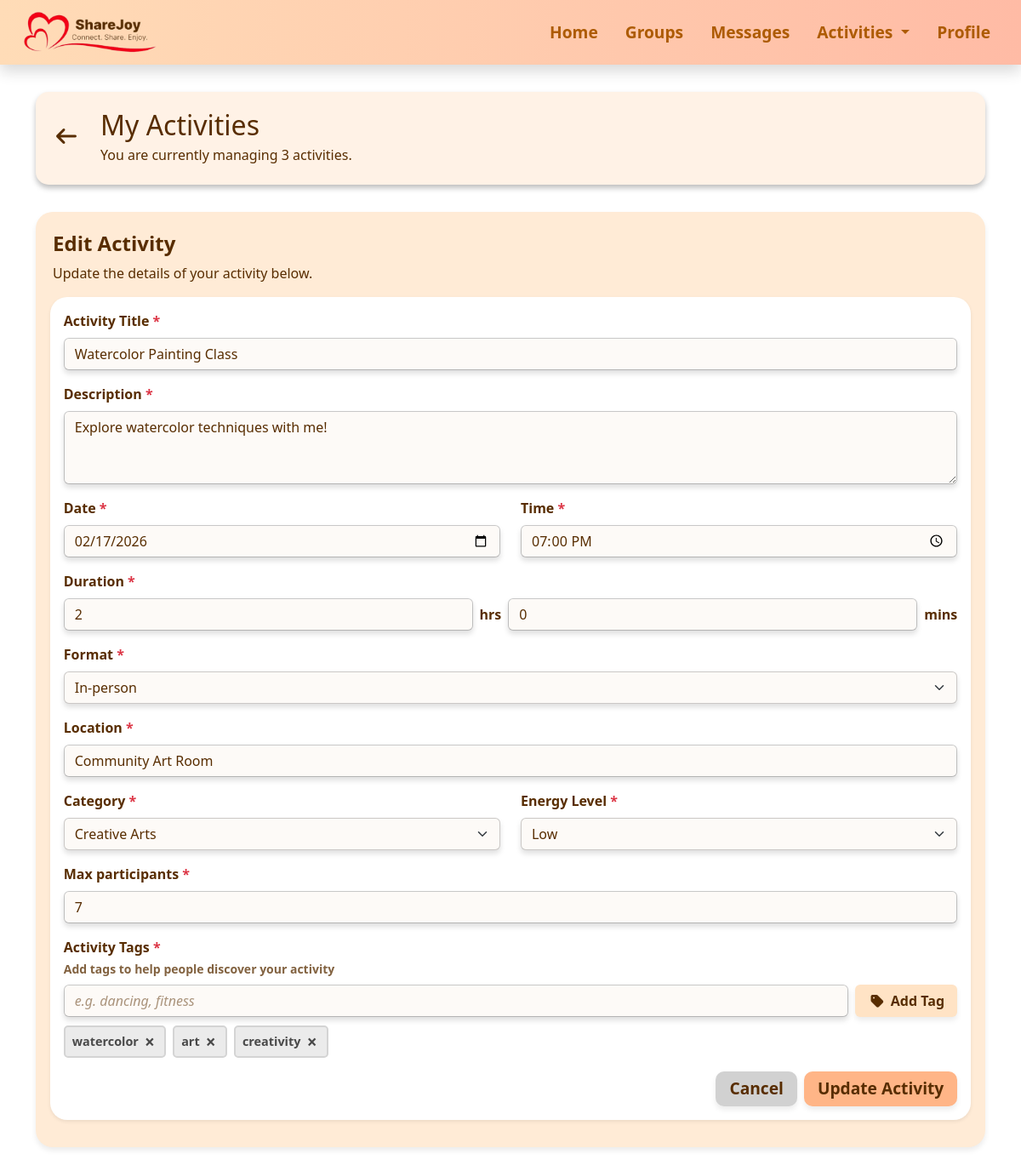
The page /activities/edit/2 (signed in) on the database as committed earlier.
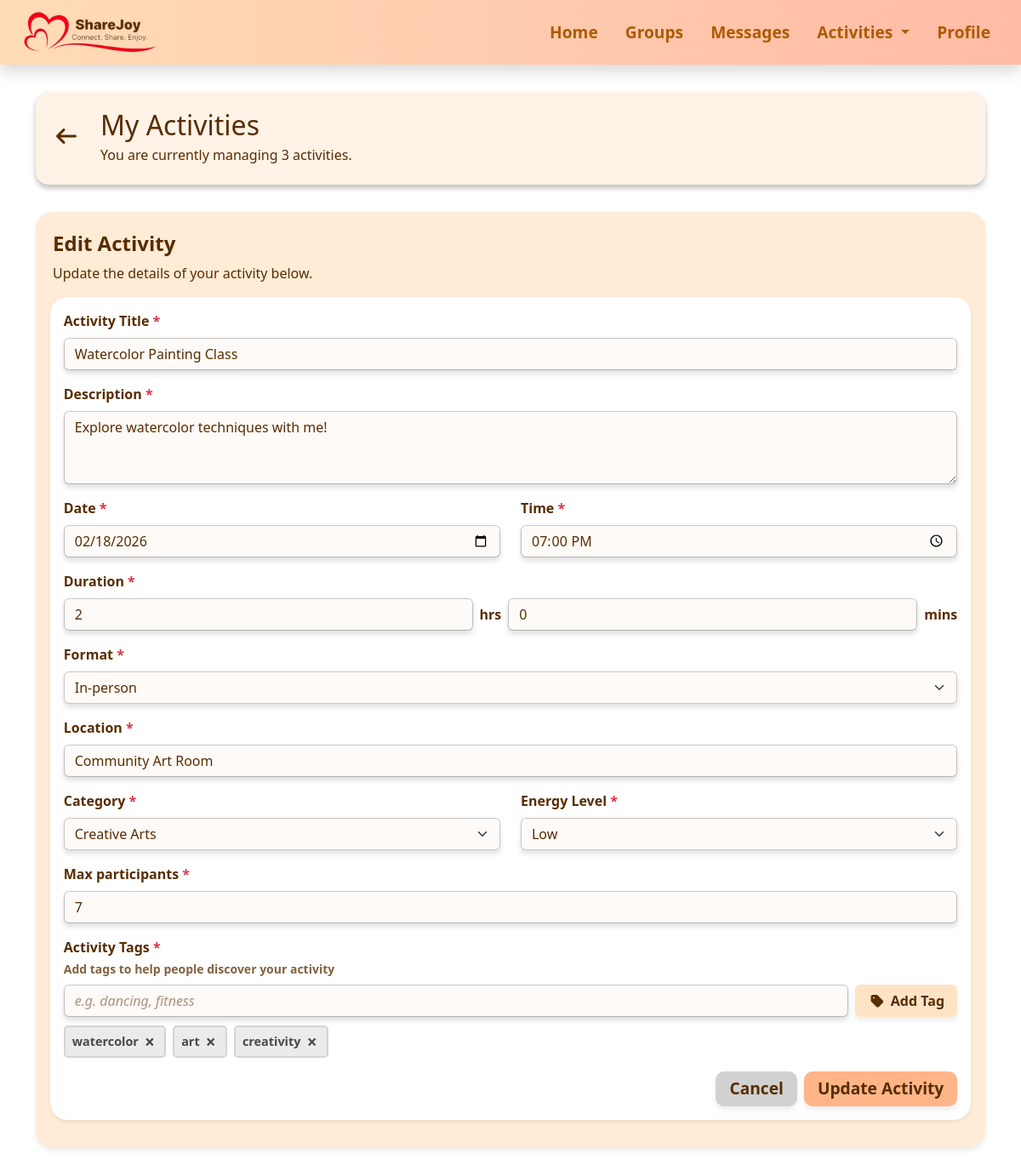
The same page on the database as committed later.
### activities.py (models this page shows)
class Activity(db.Model):
    __tablename__ = "activity"
    id = db.Column(db.Integer, primary_key=True, autoincrement=True)
    creator_id = db.Column(db.Integer, db.ForeignKey('user.id'), nullable=False)
    name = db.Column(db.String(100), nullable=False)
    description = db.Column(db.Text)
    type = db.Column(db.String(50))
    date = db.Column(db.String(20))
    time = db.Column(db.String(10))
    duration_hours = db.Column(db.Integer)
    duration_minutes = db.Column(db.Integer)
    format_type = db.Column(db.String(20))
    energy = db.Column(db.String(10))
    participants = db.Column(db.Integer)
    max_participants = db.Column(db.Integer)
    tags = db.Column(db.String(200))
    location = db.Column(db.String(100))
    creator = db.relationship("User", backref="created_activities")

### app.py (the view, shortened to what this page needs)
@app.route('/activities/edit/<int:activity_id>', methods=['GET', 'POST'])
@login_required
def edit_activity(activity_id):
    activity = Activity.query.get_or_404(activity_id)
    user = get_current_user()
    if activity.creator_id != user.id:
        abort(403)
    tags = activity.tags.split(',') if activity.tags else []
    my_activities_count = Activity.query.filter_by(creator_id=user.id).count()
    return render_template(
        'activity_edit.html',
        title="Edit Activity",
        num_activities=my_activities_count,
        activity=activity,
        tags=tags
    )

### app.py (called while the page is built)
def login_required(f):
    @wraps(f)
    def decorated_function(*args, **kwargs):
        user = get_current_user()
        if not user:
            session.clear()  # clear stale session
            flash('Please log in to access this page.', 'error')
            return redirect(url_for('loginpage'))
        return f(*args, **kwargs)
    return decorated_function

def get_current_user():
    user_id = session.get('user_id')
    if user_id:
        user = db.session.get(User, user_id)
        if user:
            return user
    return None

### templates/activity_edit.html (shortened to what the changed rows need)
{% extends "base.html" %}
{% block extra_css %}
<link rel="stylesheet" href="{{ url_for('static', filename='css/activities.css') }}">
<link rel="stylesheet" href="{{ url_for('static', filename='css/activities_form.css') }}">
<link rel="stylesheet" href="{{ url_for('static', filename='css/activities_edit.css') }}">
{% endblock %}
{% block content %}
<div class="section-box d-flex flex-column flex-md-row justify-content-between align-items-start align-items-md-center">
    <div class="d-flex align-items-center mb-2">
        <div>
            <h1 class="mb-1">My Activities</h1>
        </div>
    </div>
</div>
<div class="container sectionbox1 mx-auto">
    <div class="card-header mx-auto">
        <h2 class="fw-semibold">Edit Activity</h2>
    </div>
    <div class="card shadow-sm sectionbox2 mx-auto">
        <div class="card-body">
            <form method="post">
                <div class="mb-3">
                    <label class="form-label fw-semibold">Activity Title <span class="text-danger">*</span></label>
                    <input type="text" class="form-control" name="name" value="{{ activity.name }}" required>
                </div>
                <div class="mb-3">
                    <label class="form-label fw-semibold">Description <span class="text-danger">*</span></label>
                    <textarea class="form-control" rows="3" name="description"
                        required>{{ activity.description }}</textarea>
                </div>
                <div class="row mb-3">
                    <div class="col-md-6">
                        <label class="form-label fw-semibold">Date <span class="text-danger">*</span></label>
                        <input type="date" name="date" class="form-control" value="{{ activity.date }}" required>
                    </div>
                    <div class="col-md-6">
                        <label class="form-label fw-semibold">Time <span class="text-danger">*</span></label>
                        <input type="time" name="time" class="form-control" value="{{ activity.time }}" required>
                    </div>
                </div>
                <div class="mb-3">
                    <div class="d-flex gap-2 align-items-center">
                        <input type="number" name="duration_hours" class="form-control" min="0" max="23"
                            value="{{ activity.duration_hours }}" required>
                        <span class="fw-semibold formL">hrs</span>
                        <input type="number" name="duration_minutes" class="form-control" min="0" max="59"
                            value="{{ activity.duration_minutes }}" required>
                        <span class="fw-semibold formL">mins</span>
                    </div>
                </div>
                <div class="mb-3">
                    <label class="form-label fw-semibold">Format <span class="text-danger">*</span></label>
                    <select class="form-select" name="format_type" id="format-select" required>
                        <option value="In-Person" {% if activity.format_type=='In-Person' %}selected{% endif %}>
                            In-person
                        </option>
                    </select>
                </div>
                <div class="mb-3" id="location-field" {% if activity.format_type=='In-Person' %}class="show" {% endif
                    %}>
                    <label class="form-label fw-semibold">Location <span class="text-danger">*</span></label>
                    <input type="text" class="form-control" name="location" placeholder="Enter activity location..."
                        value="{{ activity.location }}">
                </div>
                <div class="row mb-3">
                    <div class="col-md-6">
                        <label class="form-label fw-semibold">Category <span class="text-danger">*</span></label>
                        <select class="form-select" name="type" required>
                            {% for category in ['Creative Arts','Social','Learning','Physical','Nature','Technology'] %}
                            <option {% if activity.type==category %}selected{% endif %}>{{ category }}</option>
                            {% endfor %}
                        </select>
                    </div>
                    <div class="col-md-6">
                        <label class="form-label fw-semibold">Energy Level <span class="text-danger">*</span></label>
                        <select class="form-select" name="energy" required>
                            {% for level in ['Low','Medium','High'] %}
                            <option {% if activity.energy==level %}selected{% endif %}>{{ level }}</option>
                            {% endfor %}
                        </select>
                    </div>
                </div>
                <div class="mb-3">
                    <label class="form-label fw-semibold">Max participants <span class="text-danger">*</span></label>
                    <input type="number" name="max_participants" class="form-control" min="2" max="25"
                        value="{{ activity.max_participants }}" required>
                </div>
            </form>
        </div>
    </div>
</div>
{% endblock %}

Rows that differ between the two databases and show on the page:
changed Activity "Watercolor Painting Class": date "02/17/2026" → "02/18/2026"
